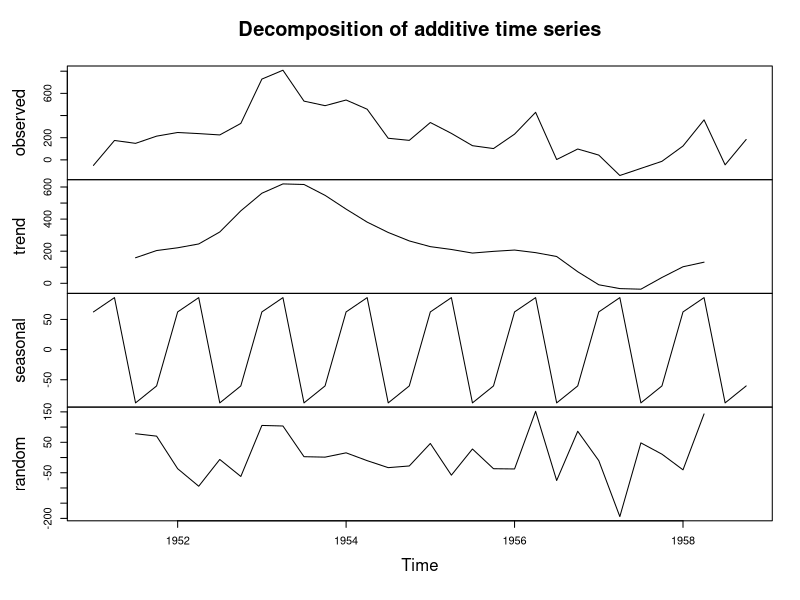
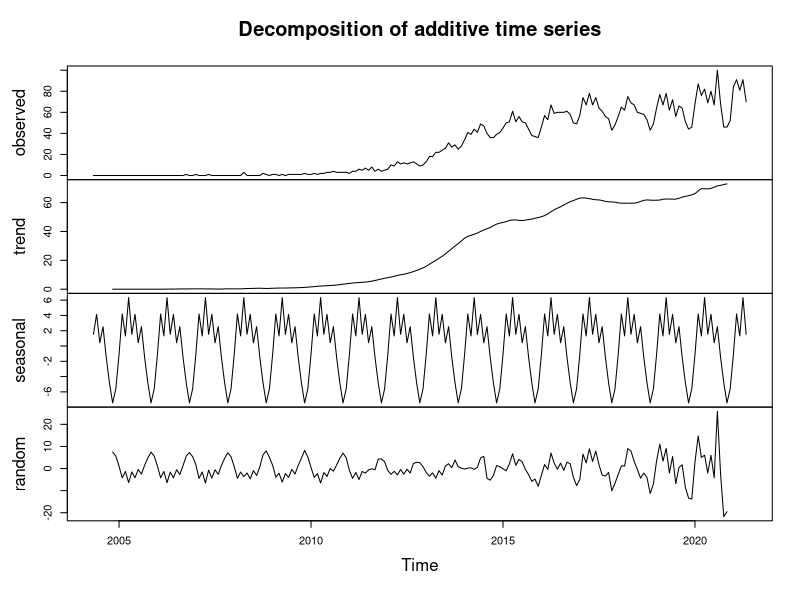
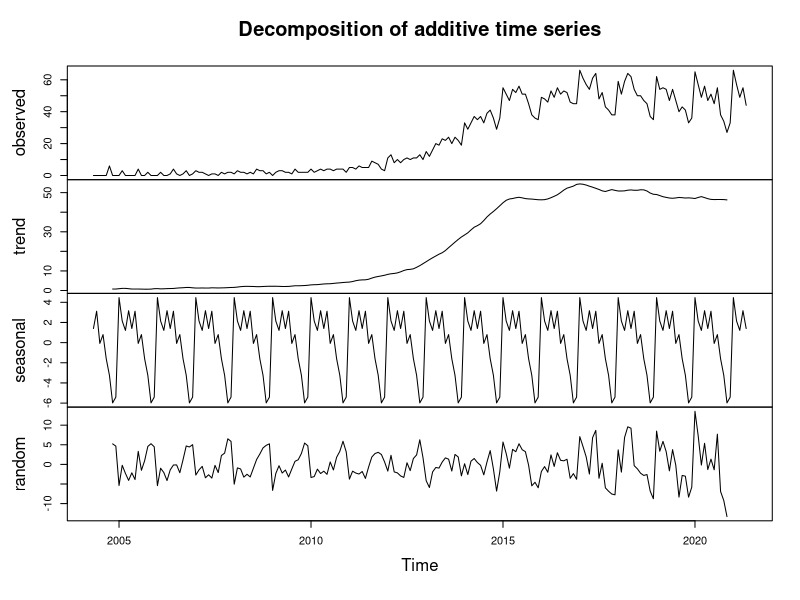
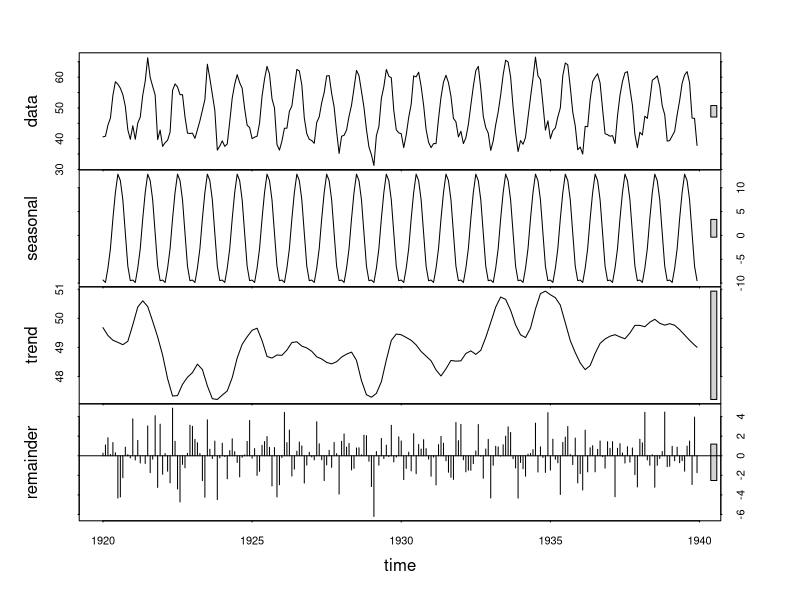
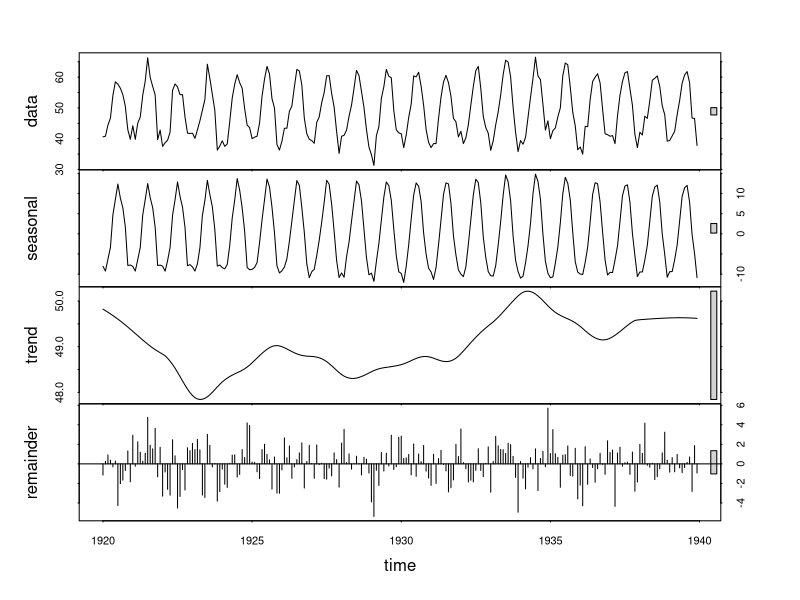
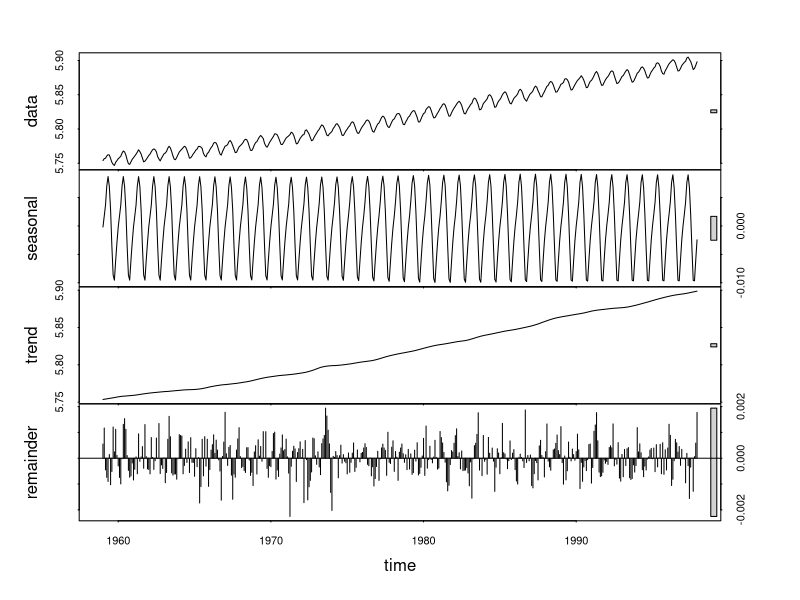
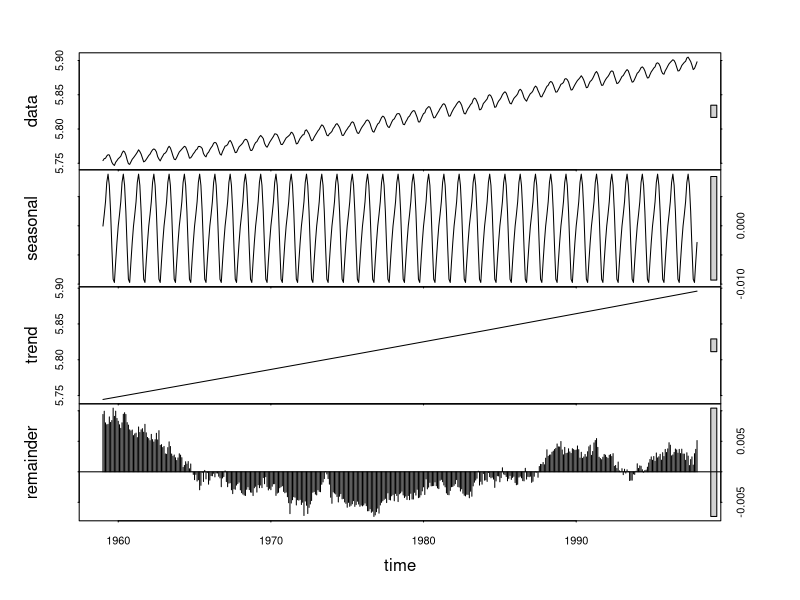
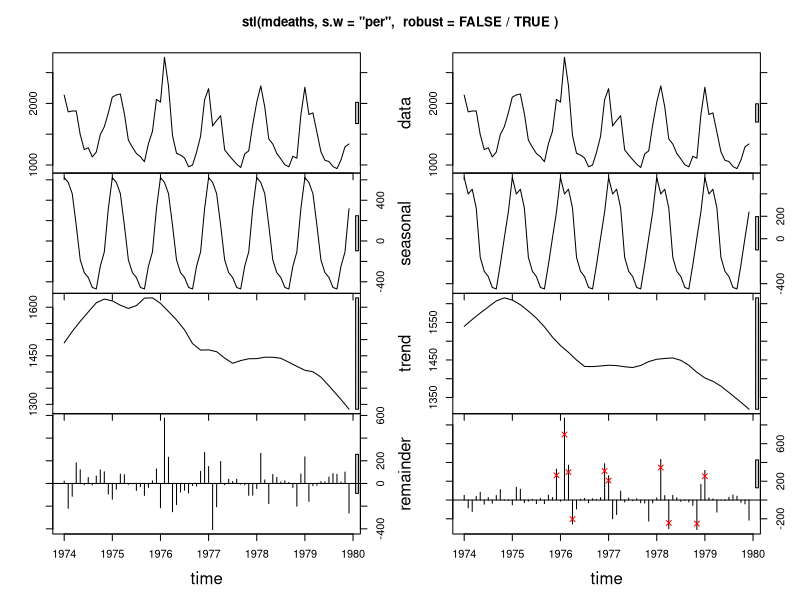

Reproduce these figures in R, in order.
# Example of time serise decomposition
# Referennce: https://nwfsc-timeseries.github.io/atsa-labs/sec-tslab-decomposition-of-time-series.html

#set wd
setwd("~/Dropbox\ (bearecon)/ADBI_Big_Data/Experiment")

require (stats)

#Simple Example
require(graphics)


## Simple example
x <- c(-50, 175, 149, 214, 247, 237, 225, 329, 729, 809,
       530, 489, 540, 457, 195, 176, 337, 239, 128, 102, 232, 429, 3,
       98, 43, -141, -77, -13, 125, 361, -45, 184)
x <- ts(x, start = c(1951, 1), end = c(1958, 4), frequency = 4)
m <- decompose(x)
m$figure
plot(m)
m
## seasonal figure: 6.25, 8.62, -8.84, -6.03
round(decompose(x)$figure / 10, 2)
# }

#ADBI Example - Russia
media.data <- read.csv("KYR_Media_Overseas.csv")
m <- media.data[,3]
m <- ts(m, start = c(2004, 5), end = c(2021,5), frequency = 12)
m

# Default Decomposition is Additive
k <- decompose(m)
#k <- decompose(m,type = "multiplicative")

k$figure
plot(k)

#ADBI Example - Other Countries
media.data <- read.csv("KYR_Media_Overseas.csv")
m <- media.data[,2]
m <- ts(m, start = c(2004, 5), end = c(2021,5), frequency = 12)
m

k <- decompose(m)
k$figure
plot(k)

# A more intensive examples
# NOT RUN {
require(graphics)

plot(stl(nottem, "per"))
plot(stl(nottem, s.window = 7, t.window = 50, t.jump = 1))

plot(stllc <- stl(log(co2), s.window = 21))
summary(stllc)
## linear trend, strict period.
plot(stl(log(co2), s.window = "per", t.window = 1000))

## Two STL plotted side by side :
stmd <- stl(mdeaths, s.window = "per") # non-robust
summary(stmR <- stl(mdeaths, s.window = "per", robust = TRUE))
op <- par(mar = c(0, 4, 0, 3), oma = c(5, 0, 4, 0), mfcol = c(4, 2))
plot(stmd, set.pars = NULL, labels  =  NULL,
     main = "stl(mdeaths, s.w = \"per\",  robust = FALSE / TRUE )")
plot(stmR, set.pars = NULL)
# mark the 'outliers' :
(iO <- which(stmR $ weights  < 1e-8)) # 10 were considered outliers
sts <- stmR$time.series
points(time(sts)[iO], 0.8* sts[,"remainder"][iO], pch = 4, col = "red")
par(op)   # reset
# }
